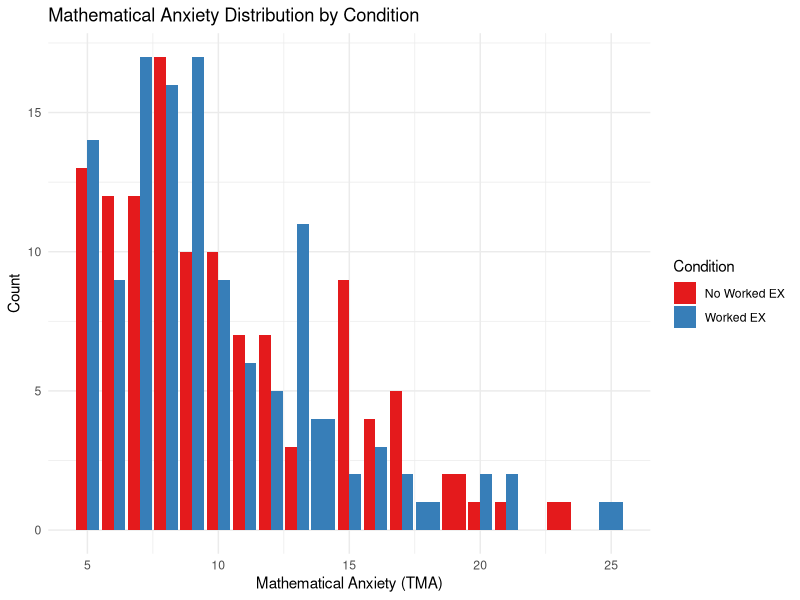
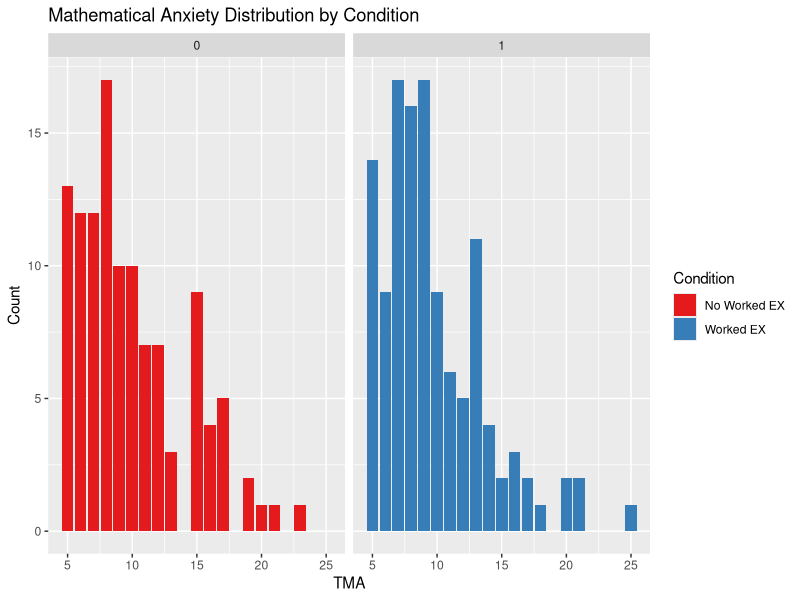
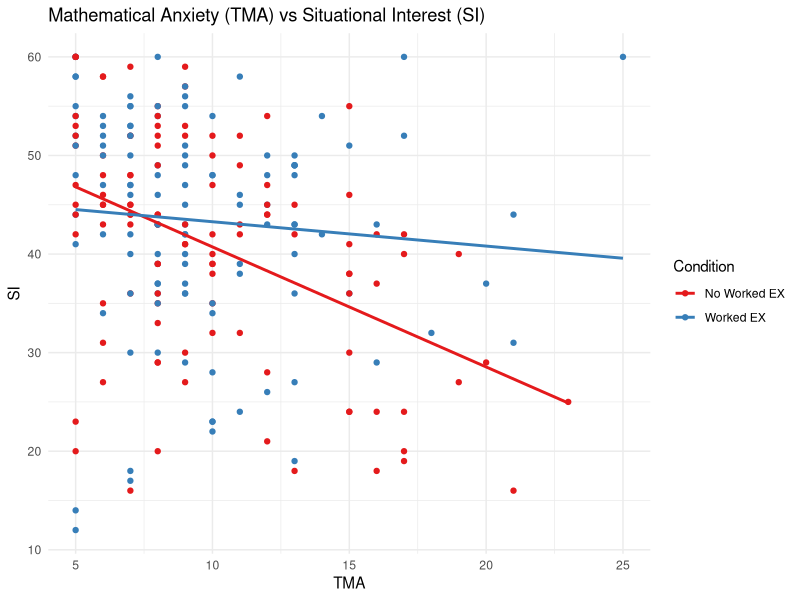
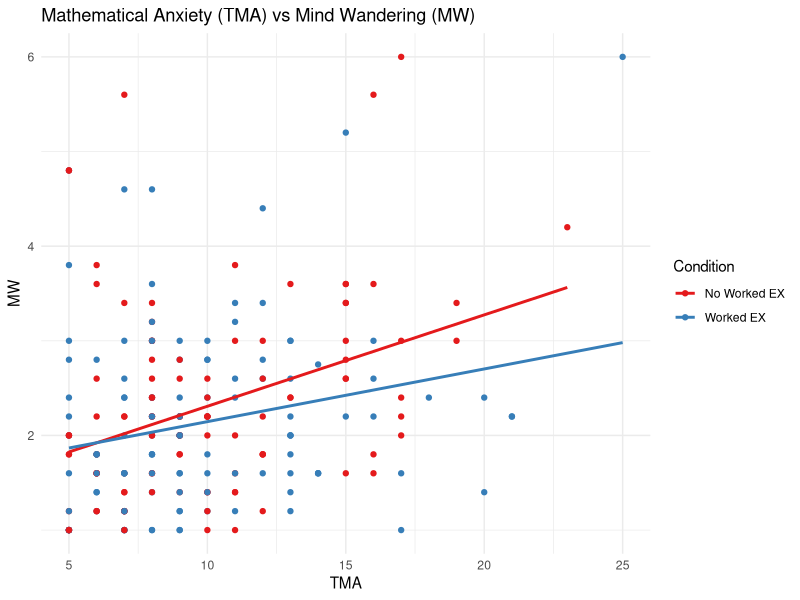
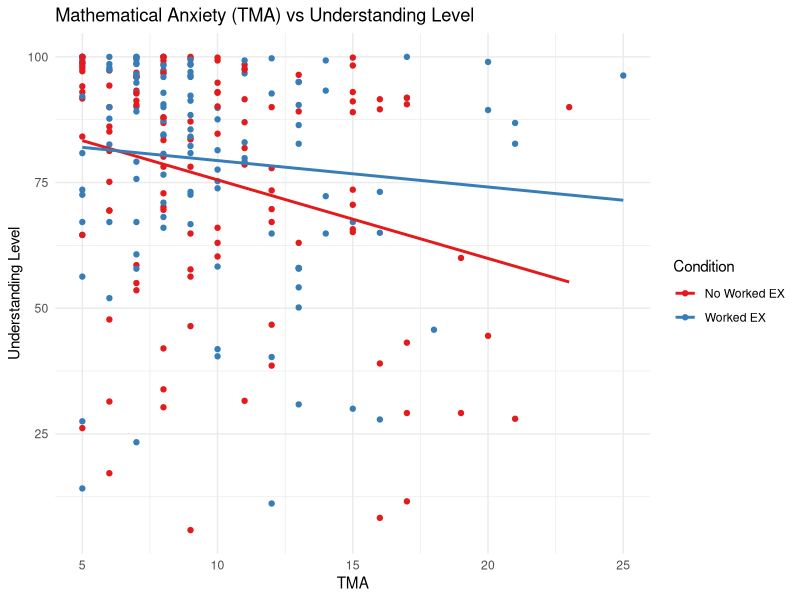
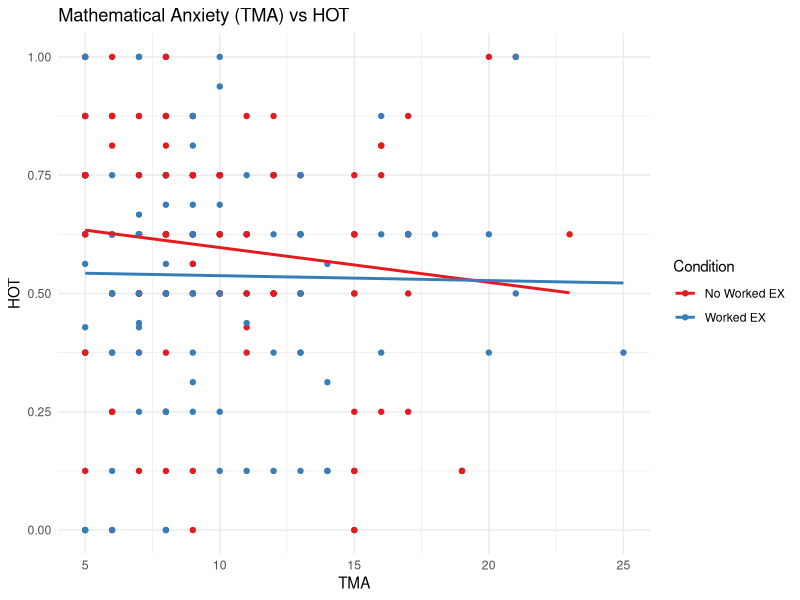
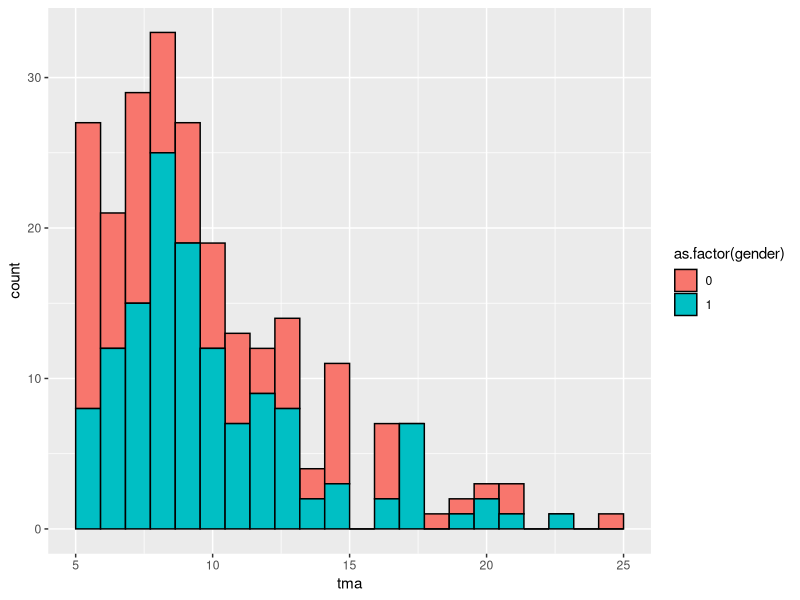

Write the R code that produced these figures, in order.
## ---- chunk 1
knitr::opts_chunk$set(echo = TRUE)
## ---- chunk 2
library(tidyverse)
## ---- chunk 3
# Raw data
mathCOVID <- readxl::read_excel('../../data/KidsCOVID_Winter21_raw data.xlsx')
head(mathCOVID)
# Clean data
clean <- read.csv("../../data/affectoutcome_norm_predict_1102.csv")
## ---- chunk 4
glimpse(clean)
## ---- chunk 5
df <- mathCOVID %>% filter(is.na(drop)) %>% 
        select(9,Condition, race_rv, TMA_sum_rv, SI_sum, MW_day1_avg, MW_day2_avg, 
               Understand_avg, Base_Worry, Base_Enjoy, contains("durimm_avg"),
               contains("del_avg"), DurImm_HOT) 
df$Condition[df$Condition == 2] <- 0
col_names <- c("subjectid", "cond", "race", "tma", "si", "mw1", "mw2", "under_avg", 
               "worry0", "enjoy0", "worry1", "enjoy1", "worry2",
               "enjoy2", "HOT")
colnames(df) <- col_names
head(df)
## ---- chunk 6
df2 <- inner_join(df, clean, by = "subjectid")
head(df2)
## ---- chunk 7
df %>% 
  ggplot(aes(x = tma, fill = cond)) + 
  geom_bar(position = "dodge") +
  theme_minimal() + 
  labs(title = "Mathematical Anxiety Distribution by Condition", 
       x = "Mathematical Anxiety (TMA)", y = "Count",
       fill = "Condition") +
  scale_fill_brewer(palette="Set1", labels = 
                      c("No Worked EX", "Worked EX"))

df %>% 
  ggplot(aes(x = tma, fill = cond)) + 
  geom_bar() + 
  facet_grid(.~cond) +
  scale_fill_brewer(palette="Set1", labels = 
                      c("No Worked EX", "Worked EX")) +
  labs(title = "Mathematical Anxiety Distribution by Condition",
       x = "TMA", y = "Count", fill  = "Condition")
## ---- chunk 8
df %>% 
  ggplot(aes( x = tma, y = si, color = cond )) + 
  geom_point() + geom_smooth(method = "lm", se = FALSE) + 
  theme_minimal() + 
  scale_color_brewer(palette="Set1", labels = 
                      c("No Worked EX", "Worked EX")) +
  labs(title = "Mathematical Anxiety (TMA) vs Situational Interest (SI)",
       x = "TMA", y = "SI", color  = "Condition")
## ---- chunk 9
df %>% 
  ggplot(aes( x = tma, y = mw1, color = cond )) + 
  geom_point() + geom_smooth(method = "lm", se = FALSE) + 
  theme_minimal() + 
  scale_color_brewer(palette="Set1", labels = 
                      c("No Worked EX", "Worked EX")) +
  labs(title = "Mathematical Anxiety (TMA) vs Mind Wandering (MW)",
       x = "TMA", y = "MW", color  = "Condition")
## ---- chunk 10
df %>% 
  ggplot(aes( x = tma, y = under_avg, color = cond )) + 
  geom_point() + geom_smooth(method = "lm", se = FALSE) + 
  theme_minimal() + 
  scale_color_brewer(palette="Set1", labels = 
                      c("No Worked EX", "Worked EX")) +
  labs(title = "Mathematical Anxiety (TMA) vs Understanding Level",
       x = "TMA", y = "Understanding Level", color  = "Condition")
## ---- chunk 11
df %>% 
  ggplot(aes(x = tma, y = HOT, color = cond)) + 
  geom_point() + geom_smooth(method = "lm", se = FALSE) + 
  theme_minimal() + 
  scale_color_brewer(palette="Set1", labels = 
                      c("No Worked EX", "Worked EX")) +
  labs(title = "Mathematical Anxiety (TMA) vs HOT",
       x = "TMA", y = "HOT", color  = "Condition")
## ---- chunk 12
glimpse(df2)
write.csv(df2, "../../data/clean2.csv", row.names=FALSE)
## ---- chunk 13
df2 %>% 
  ggplot(aes(x = tma, fill = as.factor(gender))) + 
  geom_histogram(color = "black",bins = 23)
